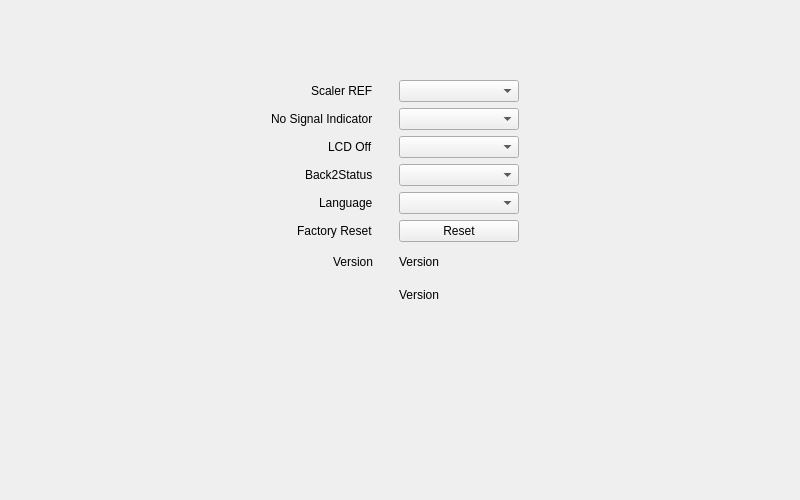
<?xml version="1.0" encoding="UTF-8"?>
<ui version="4.0">
 <class>Cross_System_Form</class>
 <widget class="QWidget" name="Cross_System_Form">
  <property name="geometry">
   <rect>
    <x>0</x>
    <y>0</y>
    <width>800</width>
    <height>500</height>
   </rect>
  </property>
  <property name="windowTitle">
   <string>Form</string>
  </property>
  <widget class="QWidget" name="layoutWidget">
   <property name="geometry">
    <rect>
     <x>100</x>
     <y>80</y>
     <width>551</width>
     <height>228</height>
    </rect>
   </property>
   <layout class="QGridLayout" name="gridLayout">
    <item row="2" column="1">
     <layout class="QHBoxLayout" name="horizontalLayout_10">
      <property name="leftMargin">
       <number>20</number>
      </property>
      <item>
       <widget class="QComboBox" name="lcdOffTime_comboBox">
        <property name="sizePolicy">
         <sizepolicy hsizetype="Minimum" vsizetype="Fixed">
          <horstretch>0</horstretch>
          <verstretch>0</verstretch>
         </sizepolicy>
        </property>
        <property name="minimumSize">
         <size>
          <width>120</width>
          <height>0</height>
         </size>
        </property>
       </widget>
      </item>
      <item>
       <spacer name="horizontalSpacer_10">
        <property name="orientation">
         <enum>Qt::Orientation::Horizontal</enum>
        </property>
        <property name="sizeHint" stdset="0">
         <size>
          <width>40</width>
          <height>20</height>
         </size>
        </property>
       </spacer>
      </item>
     </layout>
    </item>
    <item row="3" column="0">
     <layout class="QHBoxLayout" name="horizontalLayout_4">
      <item>
       <spacer name="horizontalSpacer_4">
        <property name="orientation">
         <enum>Qt::Orientation::Horizontal</enum>
        </property>
        <property name="sizeHint" stdset="0">
         <size>
          <width>40</width>
          <height>20</height>
         </size>
        </property>
       </spacer>
      </item>
      <item>
       <widget class="QLabel" name="back2StatusTime_label">
        <property name="text">
         <string>Back2Status</string>
        </property>
       </widget>
      </item>
     </layout>
    </item>
    <item row="5" column="1">
     <layout class="QHBoxLayout" name="horizontalLayout_13">
      <property name="leftMargin">
       <number>20</number>
      </property>
      <item>
       <widget class="QPushButton" name="factoryReset_pushButton">
        <property name="minimumSize">
         <size>
          <width>120</width>
          <height>0</height>
         </size>
        </property>
        <property name="text">
         <string>Reset</string>
        </property>
       </widget>
      </item>
      <item>
       <spacer name="horizontalSpacer_13">
        <property name="orientation">
         <enum>Qt::Orientation::Horizontal</enum>
        </property>
        <property name="sizeHint" stdset="0">
         <size>
          <width>40</width>
          <height>20</height>
         </size>
        </property>
       </spacer>
      </item>
     </layout>
    </item>
    <item row="4" column="0">
     <layout class="QHBoxLayout" name="horizontalLayout_5">
      <item>
       <spacer name="horizontalSpacer_5">
        <property name="orientation">
         <enum>Qt::Orientation::Horizontal</enum>
        </property>
        <property name="sizeHint" stdset="0">
         <size>
          <width>40</width>
          <height>20</height>
         </size>
        </property>
       </spacer>
      </item>
      <item>
       <widget class="QLabel" name="language_label">
        <property name="text">
         <string>Language</string>
        </property>
       </widget>
      </item>
     </layout>
    </item>
    <item row="1" column="0">
     <layout class="QHBoxLayout" name="horizontalLayout_2">
      <item>
       <spacer name="horizontalSpacer_2">
        <property name="orientation">
         <enum>Qt::Orientation::Horizontal</enum>
        </property>
        <property name="sizeHint" stdset="0">
         <size>
          <width>40</width>
          <height>20</height>
         </size>
        </property>
       </spacer>
      </item>
      <item>
       <widget class="QLabel" name="noSignalIndicator_label">
        <property name="text">
         <string>No Signal Indicator</string>
        </property>
       </widget>
      </item>
     </layout>
    </item>
    <item row="4" column="1">
     <layout class="QHBoxLayout" name="horizontalLayout_12">
      <property name="leftMargin">
       <number>20</number>
      </property>
      <item>
       <widget class="QComboBox" name="language_comboBox">
        <property name="sizePolicy">
         <sizepolicy hsizetype="Minimum" vsizetype="Fixed">
          <horstretch>0</horstretch>
          <verstretch>0</verstretch>
         </sizepolicy>
        </property>
        <property name="minimumSize">
         <size>
          <width>120</width>
          <height>0</height>
         </size>
        </property>
       </widget>
      </item>
      <item>
       <spacer name="horizontalSpacer_12">
        <property name="orientation">
         <enum>Qt::Orientation::Horizontal</enum>
        </property>
        <property name="sizeHint" stdset="0">
         <size>
          <width>40</width>
          <height>20</height>
         </size>
        </property>
       </spacer>
      </item>
     </layout>
    </item>
    <item row="0" column="0">
     <layout class="QHBoxLayout" name="horizontalLayout">
      <item>
       <spacer name="horizontalSpacer">
        <property name="orientation">
         <enum>Qt::Orientation::Horizontal</enum>
        </property>
        <property name="sizeHint" stdset="0">
         <size>
          <width>40</width>
          <height>20</height>
         </size>
        </property>
       </spacer>
      </item>
      <item>
       <widget class="QLabel" name="scalerRef_label">
        <property name="text">
         <string>Scaler REF</string>
        </property>
       </widget>
      </item>
     </layout>
    </item>
    <item row="6" column="0">
     <layout class="QHBoxLayout" name="horizontalLayout_7">
      <item>
       <spacer name="horizontalSpacer_7">
        <property name="orientation">
         <enum>Qt::Orientation::Horizontal</enum>
        </property>
        <property name="sizeHint" stdset="0">
         <size>
          <width>40</width>
          <height>20</height>
         </size>
        </property>
       </spacer>
      </item>
      <item>
       <widget class="QLabel" name="version_label">
        <property name="text">
         <string>Version</string>
        </property>
       </widget>
      </item>
     </layout>
    </item>
    <item row="5" column="0">
     <layout class="QHBoxLayout" name="horizontalLayout_6">
      <item>
       <spacer name="horizontalSpacer_6">
        <property name="orientation">
         <enum>Qt::Orientation::Horizontal</enum>
        </property>
        <property name="sizeHint" stdset="0">
         <size>
          <width>40</width>
          <height>20</height>
         </size>
        </property>
       </spacer>
      </item>
      <item>
       <widget class="QLabel" name="factoryReset_label">
        <property name="text">
         <string>Factory Reset</string>
        </property>
       </widget>
      </item>
     </layout>
    </item>
    <item row="3" column="1">
     <layout class="QHBoxLayout" name="horizontalLayout_11">
      <property name="leftMargin">
       <number>20</number>
      </property>
      <item>
       <widget class="QComboBox" name="back2StatusTime_comboBox">
        <property name="sizePolicy">
         <sizepolicy hsizetype="Minimum" vsizetype="Fixed">
          <horstretch>0</horstretch>
          <verstretch>0</verstretch>
         </sizepolicy>
        </property>
        <property name="minimumSize">
         <size>
          <width>120</width>
          <height>0</height>
         </size>
        </property>
       </widget>
      </item>
      <item>
       <spacer name="horizontalSpacer_11">
        <property name="orientation">
         <enum>Qt::Orientation::Horizontal</enum>
        </property>
        <property name="sizeHint" stdset="0">
         <size>
          <width>40</width>
          <height>20</height>
         </size>
        </property>
       </spacer>
      </item>
     </layout>
    </item>
    <item row="1" column="1">
     <layout class="QHBoxLayout" name="horizontalLayout_9">
      <property name="leftMargin">
       <number>20</number>
      </property>
      <item>
       <widget class="QComboBox" name="noSignalIndicator_comboBox">
        <property name="sizePolicy">
         <sizepolicy hsizetype="Minimum" vsizetype="Fixed">
          <horstretch>0</horstretch>
          <verstretch>0</verstretch>
         </sizepolicy>
        </property>
        <property name="minimumSize">
         <size>
          <width>120</width>
          <height>0</height>
         </size>
        </property>
       </widget>
      </item>
      <item>
       <spacer name="horizontalSpacer_9">
        <property name="orientation">
         <enum>Qt::Orientation::Horizontal</enum>
        </property>
        <property name="sizeHint" stdset="0">
         <size>
          <width>40</width>
          <height>20</height>
         </size>
        </property>
       </spacer>
      </item>
     </layout>
    </item>
    <item row="2" column="0">
     <layout class="QHBoxLayout" name="horizontalLayout_3">
      <item>
       <spacer name="horizontalSpacer_3">
        <property name="orientation">
         <enum>Qt::Orientation::Horizontal</enum>
        </property>
        <property name="sizeHint" stdset="0">
         <size>
          <width>40</width>
          <height>20</height>
         </size>
        </property>
       </spacer>
      </item>
      <item>
       <widget class="QLabel" name="lcdOffTime_label">
        <property name="text">
         <string>LCD Off</string>
        </property>
       </widget>
      </item>
     </layout>
    </item>
    <item row="6" column="1">
     <layout class="QHBoxLayout" name="horizontalLayout_14">
      <property name="leftMargin">
       <number>20</number>
      </property>
      <item>
       <widget class="QLabel" name="versionValue_label">
        <property name="sizePolicy">
         <sizepolicy hsizetype="Minimum" vsizetype="Preferred">
          <horstretch>0</horstretch>
          <verstretch>0</verstretch>
         </sizepolicy>
        </property>
        <property name="minimumSize">
         <size>
          <width>120</width>
          <height>0</height>
         </size>
        </property>
        <property name="text">
         <string>Version</string>
        </property>
       </widget>
      </item>
      <item>
       <spacer name="horizontalSpacer_14">
        <property name="orientation">
         <enum>Qt::Orientation::Horizontal</enum>
        </property>
        <property name="sizeHint" stdset="0">
         <size>
          <width>40</width>
          <height>20</height>
         </size>
        </property>
       </spacer>
      </item>
     </layout>
    </item>
    <item row="0" column="1">
     <layout class="QHBoxLayout" name="horizontalLayout_8">
      <property name="leftMargin">
       <number>20</number>
      </property>
      <item>
       <widget class="QComboBox" name="scalerRef_comboBox">
        <property name="sizePolicy">
         <sizepolicy hsizetype="Minimum" vsizetype="Fixed">
          <horstretch>0</horstretch>
          <verstretch>0</verstretch>
         </sizepolicy>
        </property>
        <property name="minimumSize">
         <size>
          <width>120</width>
          <height>0</height>
         </size>
        </property>
       </widget>
      </item>
      <item>
       <spacer name="horizontalSpacer_8">
        <property name="orientation">
         <enum>Qt::Orientation::Horizontal</enum>
        </property>
        <property name="sizeHint" stdset="0">
         <size>
          <width>40</width>
          <height>20</height>
         </size>
        </property>
       </spacer>
      </item>
     </layout>
    </item>
    <item row="7" column="0">
     <layout class="QHBoxLayout" name="horizontalLayout_15">
      <item>
       <spacer name="horizontalSpacer_15">
        <property name="orientation">
         <enum>Qt::Orientation::Horizontal</enum>
        </property>
        <property name="sizeHint" stdset="0">
         <size>
          <width>40</width>
          <height>20</height>
         </size>
        </property>
       </spacer>
      </item>
     </layout>
    </item>
    <item row="7" column="1">
     <layout class="QHBoxLayout" name="horizontalLayout_16">
      <property name="leftMargin">
       <number>20</number>
      </property>
      <item>
       <widget class="QLabel" name="versionValue_label2">
        <property name="sizePolicy">
         <sizepolicy hsizetype="Minimum" vsizetype="Preferred">
          <horstretch>0</horstretch>
          <verstretch>0</verstretch>
         </sizepolicy>
        </property>
        <property name="minimumSize">
         <size>
          <width>120</width>
          <height>0</height>
         </size>
        </property>
        <property name="text">
         <string>Version</string>
        </property>
       </widget>
      </item>
      <item>
       <spacer name="horizontalSpacer_16">
        <property name="orientation">
         <enum>Qt::Orientation::Horizontal</enum>
        </property>
        <property name="sizeHint" stdset="0">
         <size>
          <width>40</width>
          <height>20</height>
         </size>
        </property>
       </spacer>
      </item>
     </layout>
    </item>
   </layout>
  </widget>
 </widget>
 <resources/>
 <connections/>
</ui>
